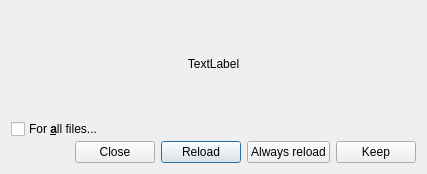
<?xml version="1.0" encoding="UTF-8"?>
<ui version="4.0">
 <class>gams::studio::FileChangeDialog</class>
 <widget class="QDialog" name="gams::studio::FileChangeDialog">
  <property name="geometry">
   <rect>
    <x>0</x>
    <y>0</y>
    <width>427</width>
    <height>174</height>
   </rect>
  </property>
  <property name="windowTitle">
   <string>Dialog</string>
  </property>
  <layout class="QVBoxLayout" name="verticalLayout">
   <property name="spacing">
    <number>4</number>
   </property>
   <item>
    <widget class="QWidget" name="widget" native="true">
     <property name="sizePolicy">
      <sizepolicy hsizetype="Preferred" vsizetype="MinimumExpanding">
       <horstretch>0</horstretch>
       <verstretch>0</verstretch>
      </sizepolicy>
     </property>
     <layout class="QVBoxLayout" name="verticalLayout_2">
      <property name="leftMargin">
       <number>0</number>
      </property>
      <property name="topMargin">
       <number>0</number>
      </property>
      <property name="rightMargin">
       <number>0</number>
      </property>
      <property name="bottomMargin">
       <number>0</number>
      </property>
      <item>
       <widget class="QLabel" name="text">
        <property name="sizePolicy">
         <sizepolicy hsizetype="Preferred" vsizetype="MinimumExpanding">
          <horstretch>0</horstretch>
          <verstretch>0</verstretch>
         </sizepolicy>
        </property>
        <property name="text">
         <string>TextLabel</string>
        </property>
        <property name="alignment">
         <set>Qt::AlignCenter</set>
        </property>
       </widget>
      </item>
      <item>
       <widget class="QWidget" name="wAll" native="true">
        <layout class="QHBoxLayout" name="horizontalLayout">
         <property name="spacing">
          <number>4</number>
         </property>
         <property name="leftMargin">
          <number>0</number>
         </property>
         <property name="topMargin">
          <number>0</number>
         </property>
         <property name="rightMargin">
          <number>0</number>
         </property>
         <property name="bottomMargin">
          <number>0</number>
         </property>
         <item>
          <widget class="QCheckBox" name="cbAll">
           <property name="text">
            <string/>
           </property>
          </widget>
         </item>
         <item>
          <widget class="QLabel" name="laAll">
           <property name="sizePolicy">
            <sizepolicy hsizetype="MinimumExpanding" vsizetype="Preferred">
             <horstretch>0</horstretch>
             <verstretch>0</verstretch>
            </sizepolicy>
           </property>
           <property name="text">
            <string>&lt;p&gt;For &lt;b&gt;&lt;u&gt;a&lt;/u&gt;&lt;/b&gt;ll files...&lt;/p&gt;</string>
           </property>
          </widget>
         </item>
        </layout>
       </widget>
      </item>
     </layout>
    </widget>
   </item>
   <item>
    <widget class="QWidget" name="widget_2" native="true">
     <property name="sizePolicy">
      <sizepolicy hsizetype="Preferred" vsizetype="Minimum">
       <horstretch>0</horstretch>
       <verstretch>0</verstretch>
      </sizepolicy>
     </property>
     <layout class="QGridLayout" name="gridLayout">
      <property name="leftMargin">
       <number>0</number>
      </property>
      <property name="topMargin">
       <number>0</number>
      </property>
      <property name="rightMargin">
       <number>0</number>
      </property>
      <property name="bottomMargin">
       <number>0</number>
      </property>
      <property name="horizontalSpacing">
       <number>6</number>
      </property>
      <property name="verticalSpacing">
       <number>4</number>
      </property>
      <item row="0" column="0">
       <spacer name="horizontalSpacer">
        <property name="orientation">
         <enum>Qt::Horizontal</enum>
        </property>
        <property name="sizeHint" stdset="0">
         <size>
          <width>40</width>
          <height>20</height>
         </size>
        </property>
       </spacer>
      </item>
      <item row="0" column="5">
       <widget class="QPushButton" name="bReload">
        <property name="text">
         <string>Reload</string>
        </property>
       </widget>
      </item>
      <item row="0" column="2">
       <widget class="QPushButton" name="bClose">
        <property name="text">
         <string>Close</string>
        </property>
       </widget>
      </item>
      <item row="0" column="7">
       <widget class="QPushButton" name="bKeep">
        <property name="text">
         <string>Keep</string>
        </property>
       </widget>
      </item>
      <item row="0" column="6">
       <widget class="QPushButton" name="bReloadAlways">
        <property name="text">
         <string>Always reload</string>
        </property>
       </widget>
      </item>
     </layout>
    </widget>
   </item>
  </layout>
 </widget>
 <resources/>
 <connections/>
</ui>
